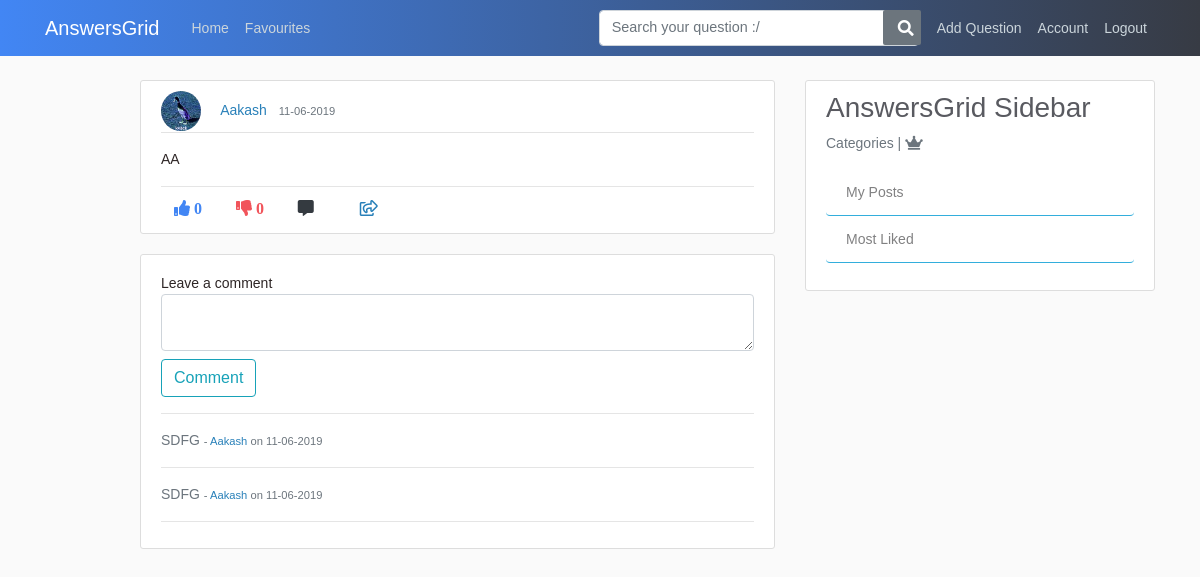
/answer/6/comment (signed in), run on the app's committed database.
### application/models.py (models this page shows, shortened)
class User(db.Model, UserMixin):
    id = db.Column(db.Integer, primary_key=True)
    username = db.Column(db.String(20), unique=True, nullable=False)
    email = db.Column(db.String(120), unique=True, nullable=False)
    image_file = db.Column(db.String(20), nullable=False, default='default.jpg')
    password = db.Column(db.String(60), nullable=False)
    posts = db.relationship('Post', backref='author', lazy=True)
    answers = db.relationship('Answer', backref="author", lazy=True)
    comments = db.relationship('Comment', backref='author', lazy=True)
    answercomments = db.relationship('AnswerComment', backref='author', lazy=True)
    favourites = db.relationship('Favourite', backref='author', lazy=True)

class Answer(db.Model):
    id = db.Column(db.Integer, primary_key=True)
    content = db.Column(db.Text, nullable=False)
    date_posted = db.Column(db.DateTime, nullable=False, default=datetime.utcnow)
    like_count = db.Column(db.Integer, nullable=False, default=0)
    dislike_count = db.Column(db.Integer, nullable=False, default=0)
    post_id = db.Column(db.Integer, db.ForeignKey('post.id'), nullable=False)
    user_id = db.Column(db.Integer, db.ForeignKey('user.id'), nullable=False)
    comments = db.relationship('Comment', backref='commentsOnPost', lazy=True)
    answercomments = db.relationship('AnswerComment', backref='commentsOnAnswer', lazy=True)
    def __repr__(self):
        return f"Answer('{self.content}',{self.date_posted}', '{self.like_count}','{self.post_id}', '{self.user_id}')"

class AnswerComment(db.Model):
    comment_id = db.Column(db.Integer, primary_key=True)
    comment = db.Column(db.String(100), nullable=False)
    date_posted = db.Column(db.DateTime, nullable=False, default=datetime.utcnow)
    answer_id = db.Column(db.Integer, db.ForeignKey('answer.id'), nullable=False)
    user_id = db.Column(db.Integer, db.ForeignKey('user.id'), nullable=False)

### application/routes.py (the view)
@app.route("/answer/<int:answer_id>/comment", methods=['GET', 'POST'])
@login_required
def answercomment(answer_id):
    answer = Answer.query.get_or_404(answer_id)
    answer_id = answer.id
    print(answer)
    form = AnswerCommentForm()
    if form.validate_on_submit():
        comment = AnswerComment(comment=form.comment.data, answer_id=answer_id, user_id=current_user.id)
        answer = Answer.query.get_or_404(answer_id)
        db.session.add(comment)
        db.session.commit()
        comments = AnswerComment.query.filter(AnswerComment.answer_id == answer_id).all()
        return render_template('answer_comment.html', title='Comments', form=form, comments=comments, answer=answer)
    else:
        comments = AnswerComment.query.filter(AnswerComment.answer_id == answer_id).all()
        return render_template('answer_comment.html', title='Comments', form=form, comments=comments, answer=answer)

### application/forms.py
class AnswerCommentForm(FlaskForm):
    comment = TextAreaField(validators=[DataRequired(), Length(min=1, max=500)], label="Leave a comment")
    submit = SubmitField('Comment')

### application/models.py (called while the page is built)
@login_manager.user_loader
def load_user(user_id):
    return User.query.get(int(user_id))

### application/templates/answer_comment.html (shortened to what this page needs)
{% extends "layout.html" %}
{% block content %}
    <article class="media content-section">
        <div class="media-body answerOverflow">
          <div class="article-metadata">
            <img class="rounded-circle article-img" src="{{ url_for('static', filename='profile_pics/' + answer.author.image_file) }}">
            <a class="mr-2" href="{{ url_for('user_posts', username=answer.author.username) }}">{{ answer.author.username }}</a>
            <small class="text-muted">{{ answer.date_posted.strftime('%d-%m-%Y') }}</small>
          </div>
          <p class="article-content text-justify text-wrap text-break text-muted ">{{ answer.content|safe }}</p> <hr>
          <div class="footRow">
            {%  if current_user.is_authenticated %}
              <a><i class="fas fa-thumbs-up mr-1 btn upvote" id="/AnswerUpvotes/{{answer.id}}/{{current_user.id}}" onclick="AnswerVotes(this);"> {{ answer.like_count }} </i></a>
              <a><i class="fas fa-thumbs-down mr-1 btn" id="/AnswerDownvotes/{{answer.id}}/{{current_user.id}}" onclick="AnswerVotes(this);"> {{ answer.dislike_count }}</i></a>
              <a href="#"><i class="fas fa-comment-alt mr-3 btn text-dark"></i></a>
              <a class="a2a_dd" href="https://www.addtoany.com/share"><i class="far fa-share-square btn"></i></a>
            {% endif %}
          </div>
        </div>
    </article>
    <div class="content-section hide-comments">
      <form method="POST" action="">
              <div class="form-group">
                  {{ form.comment.label(class="form-control-label") }}
                  {% if form.comment.errors %}
                      {{ form.comment(class="form-control form-control-lg is-invalid") }}
                      <div class="invalid-feedback">
                          {% for error in form.comment.errors %}
                              <span>{{ error }}</span>
                          {% endfor %}
                      </div>
                  {% else %}
                      {{ form.comment(class="form-control form-control-lg") }}
                  {% endif %}
                  {{ form.submit(class="btn btn-outline-info") }}
              </div>
      </form> <hr>
      {% for comment in comments %}
        <article>
            <div>
              <p class="comment text-justify text-muted">{{ comment.comment }} <small>-  <a href="{{ url_for('user_posts', username=comment.author.username) }}">{{ comment.author.username }}</a> on {{ comment.date_posted.strftime('%d-%m-%Y') }} </small>
            </div><hr>
        </article>
       {% endfor %}
    </div>
{% endblock content %}

### application/static/main.css (style rules this page uses)
body { background: #fafafa; color: #333333; margin-top: 5rem; }
.content-section { background: #ffffff; padding: 10px 20px; border: 1px solid #dddddd; border-radius: 3px; margin-bottom: 20px; }
.article-content { white-space: pre-line; }
.article-img { height: 40px; width: 40px; margin-right: 16px; }
.article-metadata { padding-bottom: 1px; margin-bottom: 4px; border-bottom: 1px solid #e3e3e3 }

### application/templates/layout.html (style rules this page uses)
body { color: #2e2626; margin-top: 5rem; font-size: 14px; font-weight: unset; line-height: 1.5; font-family: Arial; }
.form-control { display: block; width: 100%; padding: .375rem .75rem; font-size: .9rem; line-height: 1.5; color: #495057; background-color: #fff; background-clip: padding-box; border: 1px solid #ced4da; border-radius: .25rem; transition: border-color .15s ease-in-out,box-shadow .15s ease-in-out; }
img { display: inline; }
.footRow { margin-top: -10px; }
a { color: #2980b9; }
label { display: inline-block; margin-top: .5rem; margin-bottom: -.5rem; }
textarea { margin-bottom: .5rem; }
.fa-thumbs-up { color: #4286f4; }
.fa-thumbs-down { color: #f1545b }
.answerOverflow { overflow: auto; }

### data on the page
User: image_file (picture), author.username "Aakash"
Answer: date_posted "11-06-2019", content "AA", like_count "0", dislike_count "0"
AnswerComment: comment "SDFG", author.username "Aakash", date_posted "11-06-2019"
AnswerComment: comment "SDFG", author.username "Aakash", date_posted "11-06-2019"
